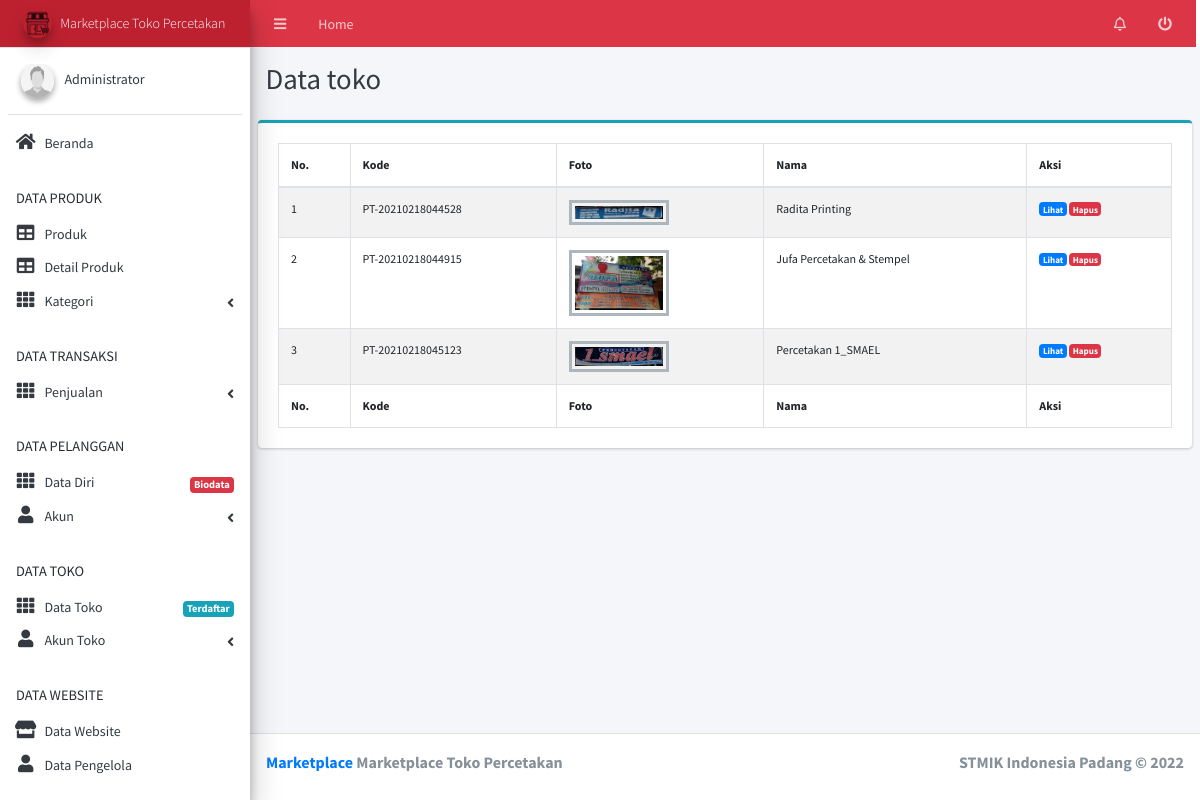
The page /admin/index.php?hal=datatoko on the database its author committed.
### tables this page shows
CREATE TABLE `tb_profil` (
  `id` int(11) NOT NULL,
  `jenis` varchar(255) NOT NULL,
  `nilai` text NOT NULL
);

CREATE TABLE `tb_toko` (
  `id_toko` varchar(20) NOT NULL,
  `nama_toko` varchar(50) NOT NULL,
  `email` varchar(50) NOT NULL,
  `nohptoko` varchar(15) NOT NULL,
  `kodepos` varchar(10) NOT NULL,
  `alamat_toko` text NOT NULL,
  `tgl_daftar` date NOT NULL,
  `foto` text NOT NULL,
  `latitude` text NOT NULL,
  `longitude` text NOT NULL
);

### admin/acc/crudApp.php (called while the page is built, shortened)
<?php
class crud {
	function __construct()
	{
		$this->konn = new mysqli('localhost', 'root', '', 'db_percetakan');
	}
	public function tampildata( $table ){
		$data=$this->konn->query("select * from $table");
		return $data;
	}
}

### admin/pages/_toko.php (the view)
<div class="card card-outline card-info">
  <div class="card-body">
    <table id="example1" class="table text-xs table-bordered table-striped">
      <thead>
      <tr>
        <th>No.</th>
        <th>Kode</th>
        <th>Foto</th>
        <th>Nama</th>
        <th>Aksi</th>
      </tr>
      </thead>
      <tbody>
        <?php $row = $db->tampildata('tb_toko');
        $no=0;
        foreach ($row as $data):
          $no++; ?>
      <tr>
        <td><?= $no ?></td>
        <td><?= $data['id_toko'] ?>
        </td>
        <td> <img class="profile-user-img img-fluid"
     src="../upload/toko/<?= $data['foto']?>"
     alt="User profile picture"></td>
        <td><?= $data['nama_toko'] ?></td>
        <td>
          <div class="d-inline">
          <a href="index.php?hal=detailtoko&id=<?= $data['id_toko'] ?>" class="badge badge-primary">Lihat</a>
          <a href="act/_toko.php?type=hapus&id=<?= $data ['id_toko'] ?>" onclick="return confirm('Anda yakin akan menghapus?')" class="badge badge-danger">Hapus</a>
        </div>
      </td>
      </tr>
    <?php endforeach; ?>
      </tbody>
      <tfoot>
      <tr>
        <th>No.</th>
        <th>Kode</th>
        <th>Foto</th>
        <th>Nama</th>
        <th>Aksi</th>
      </tr>
      </tfoot>
    </table>
  </div>
</div>

### admin/acc/side.php (shortened to what this page needs)
<aside class="main-sidebar text-sm sidebar-light-primary elevation-4">
  <a href="index3.html" class="brand-link d-flex bg-danger">
    <img src="../dist/img/AdminLTELogo.png" alt="AdminLTE Logo" class="brand-image img-circle elevation-3"
         style="opacity: .8">
    <span class="brand-text font-weight-light"><?= $datanamatoko['nilai'] ?></span>
  </a>
  <div class="sidebar">
    <div class="user-panel mt-3 pb-3 mb-3 d-flex">
      <div class="image">
        <img src="../dist/img/user2-160x160.jpg" class="img-circle elevation-2" alt="User Image">
      </div>
      <div class="info">
        <a href="#" class="d-block">Administrator</a>
      </div>
    </div>
    <nav class="mt-2">
      <ul class="nav nav-pills nav-sidebar nav-flat flex-column" data-widget="treeview" role="menu" data-accordion="false">
        <li class="nav-item has-treeview">
          <a href="index.php" class="nav-link">
            <i class="nav-icon fas fa-home"></i>
            <p>
              Beranda
            </p>
          </a>
        </li>
        <li class="nav-header">DATA PRODUK</li>
        <li class="nav-item">
              <a href="index.php?hal=dataproduk" class="nav-link">
                <i class="fas fa-table nav-icon"></i>
                <p>Produk</p>
              </a>
            </li>
            <li class="nav-item">
              <a href="index.php?hal=datadetailproduk" class="nav-link">
                <i class="fas fa-table nav-icon"></i>
                <p>Detail Produk</p>
              </a>
            </li>
        <li class="nav-item">
          <a href="#" class="nav-link has-treeview">
            <i class="nav-icon fas fa-th"></i>
            <p>
              Kategori
              <i class="fas fa-angle-left right"></i>
            </p>
          </a>
        </li>
        <li class="nav-header">DATA TRANSAKSI</li>
        <li class="nav-item">
          <a href="#" class="nav-link has-treeview">
            <i class="nav-icon fas fa-th"></i>
            <p>
              Penjualan
              <i class="fas fa-angle-left right"></i>
            </p>
          </a>
        </li>
        <li class="nav-header">DATA PELANGGAN</li>
        <li class="nav-item">
          <a href="index.php?hal=datapelanggan" class="nav-link">
            <i class="nav-icon fas fa-th"></i>
            <p>
              Data Diri
              <span class="badge badge-sm badge-danger right">Biodata</span>
            </p>
          </a>
        </li>
        <li class="nav-item">
          <a href="#" class="nav-link has-treeview">
            <i class="nav-icon fas fa-user"></i>
            <p>
              Akun
              <i class="fas fa-angle-left right"></i>
            </p>
          </a>
        </li>
        <li class="nav-header">DATA TOKO</li>
        <li class="nav-item">
          <a href="index.php?hal=datatoko" class="nav-link">
            <i class="nav-icon fas fa-th"></i>
            <p>
              Data Toko
              <span class="badge badge-sm badge-info right">Terdaftar</span>
            </p>
          </a>
        </li>
        <li class="nav-item">
          <a href="#" class="nav-link has-treeview">
            <i class="nav-icon fas fa-user"></i>
            <p>
              Akun Toko
              <i class="fas fa-angle-left right"></i>
            </p>
          </a>
        </li>
        <li class="nav-header">DATA WEBSITE</li>
        <li class="nav-item">
          <a href="index.php?hal=datawebsite" class="nav-link">
            <i class="nav-icon fas fa-store"></i>
            <p>
              Data Website
            </p>
          </a>
        </li>
        <li class="nav-item">
          <a href="index.php?hal=datapengelola" class="nav-link">
            <i class="nav-icon fas fa-user"></i>
            <p>
              Data Pengelola
            </p>
          </a>
        </li>
      </ul>
    </nav>
  </div>
</aside>

### admin/acc/bot.php (shortened to what this page needs)
 <footer class="main-footer">
  <strong> <a href="http://adminlte.io">Marketplace</a> <?= $datanamatoko['nilai'] ?></strong>
  <div class="float-right d-none d-sm-inline-block">
    <b>STMIK Indonesia Padang &copy; <?= date('Y') ?></b>
  </div>
</footer>
</div>
</body>
</html>

### rows shown on the page
tb_profil: nilai "Marketplace Toko Percetakan"
tb_toko: id_toko "PT-20210218044528", foto (picture), nama_toko "Radita Printing"
tb_toko: id_toko "PT-20210218044915", foto (picture), nama_toko "Jufa Percetakan & Stempel"
tb_toko: id_toko "PT-20210218045123", foto (picture), nama_toko "Percetakan 1_SMAEL"

### other values the page prints
$title "Data toko"
